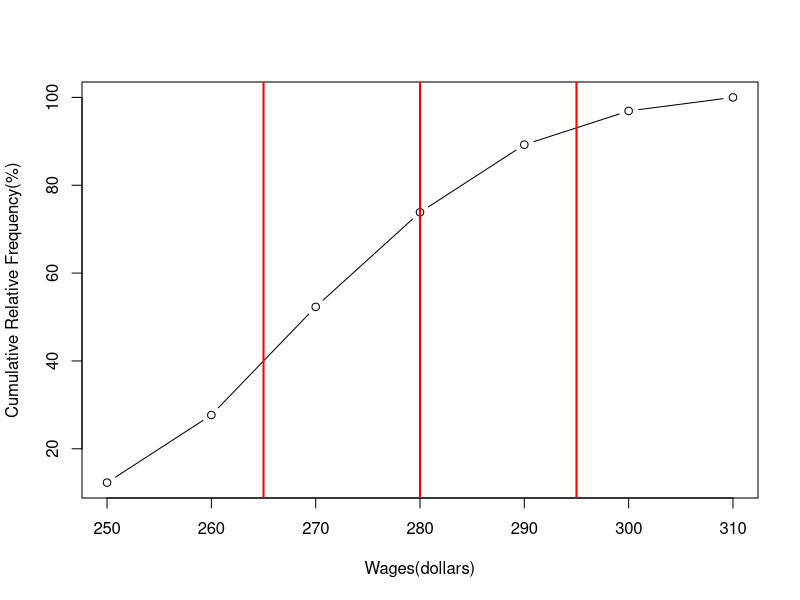

Write R code to recreate this figure.
#PAGE=80
a=c(250,260,270,280,290,300,310)
b=c(259.99,269.99,279.99,289.99,299.99,309.99,319.99)
n=c(8,10,16,14,10,5,2)

c1=cumsum(n)
c1
c2=c1/65*100

x11()
plot(a,c2,type='b',xlab='Wages(dollars)',ylab='Cumulative Relative Frequency(%)')
abline(h = quantile(a,c(0.25,0.5 ,0.75)),v = quantile(a,c(0.25,0.5 ,0.75)),
       col = "red",
       lwd = 2)

#"The answer may vary due to difference in representation."
